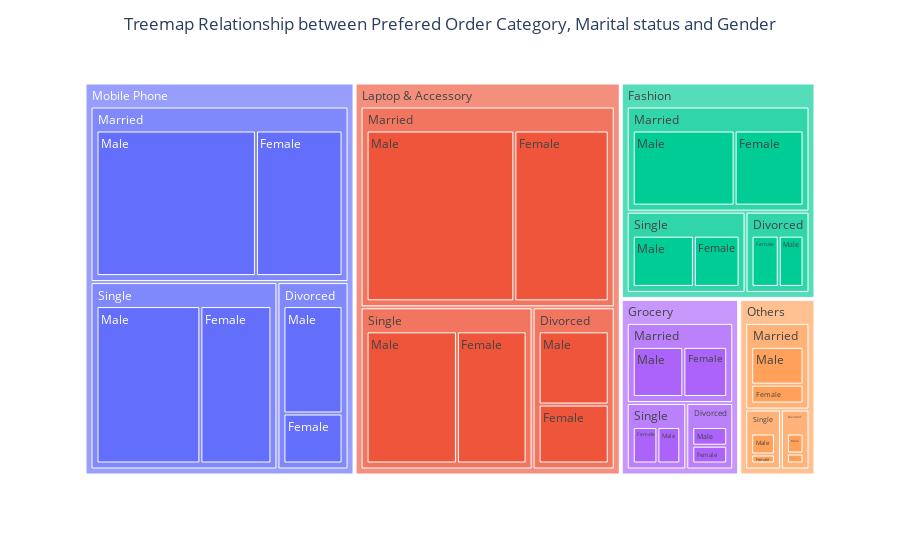

The code cell stored with this chart in its notebook:
### Markdown cell above
The heatmap above provides a detailed view of the preferred order count for each category. The prominently highlighted blue columns in the heatmap's center indicate that "Laptop and Accessory" and "Mobile Phone" are the most favored orders among married individuals. Conversely, divorced individuals place the fewest orders in the "Other" category, and single people also show lower engagement with the "Others" category.

### Code cell
import plotly.express as px
fig = px.treemap(customer_behaviour_df, path=['PreferedOrderCat', 'MaritalStatus', 'Gender'])
fig.update_layout(title='Treemap Relationship between Prefered Order Category, Marital status and Gender', title_x=0.5)
fig.show()

### Figure 1 — Plotly figure (JSON) as saved in the notebook; plotly's stock layout.template omitted (floating-point values rounded to 4 significant figures)
{"data": [{"branchvalues": "total", "domain": {"x": [0, 1], "y": [0, 1]}, "hovertemplate": "labels=%{label}<br>count=%{value}<br>parent=%{parent}<br>id=%{id}<extra></extra>", "ids": ["Fashion/Divorced/Female", "Grocery/Divorced/Female", "Laptop & Accessory/Divorced/Female", "Mobile Phone/Divorced/Female", "Others/Divorced/Female", "Fashion/Married/Female", "Grocery/Married/Female", "Laptop & Accessory/Married/Female", "Mobile Phone/Married/Female", "Others/Married/Female", "Fashion/Single/Female", "Grocery/Single/Female", "Laptop & Accessory/Single/Female", "Mobile Phone/Single/Female", "Others/Single/Female", "Fashion/Divorced/Male", "Grocery/Divorced/Male", "Laptop & Accessory/Divorced/Male", "Mobile Phone/Divorced/Male", "Others/Divorced/Male", "Fashion/Married/Male", "Grocery/Married/Male", "Laptop & Accessory/Married/Male", "Mobile Phone/Married/Male", "Others/Married/Male", "Fashion/Single/Male", "Grocery/Single/Male", "Laptop & Accessory/Single/Male", "Mobile Phone/Single/Male", "Others/Single/Male", "Fashion/Divorced", "Grocery/Divorced", "Laptop & Accessory/Divorced", "Mobile Phone/Divorced", "Others/Divorced", "Fashion/Married", "Grocery/Married", "Laptop & Accessory/Married", "Mobile Phone/Married", "Others/Married", "Fashion/Single", "Grocery/Single", "Laptop & Accessory/Single", "Mobile Phone/Single", "Others/Single", "Fashion", "Grocery", "Laptop & Accessory", "Mobile Phone", "Others"], "labels": ["Female", "Female", "Female", "Female", "Female", "Female", "Female", "Female", "Female", "Female", "Female", "Female", "Female", "Female", "Female", "Male", "Male", "Male", "Male", "Male", "Male", "Male", "Male", "Male", "Male", "Male", "Male", "Male", "Male", "Male", "Divorced", "Divorced", "Divorced", "Divorced", "Divorced", "Married", "Married", "Married", "Married", "Married", "Single", "Single", "Single", "Single", "Single", "Fashion", "Grocery", "Laptop & Accessory", "Mobile Phone", "Others"], "name": "", "parents": ["Fashion/Divorced", "Grocery/Divorced", "Laptop & Accessory/Divorced", "Mobile Phone/Divorced", "Others/Divorced", "Fashion/Married", "Grocery/Married", "Laptop & Accessory/Married", "Mobile Phone/Married", "Others/Married", "Fashion/Single", "Grocery/Single", "Laptop & Accessory/Single", "Mobile Phone/Single", "Others/Single", "Fashion/Divorced", "Grocery/Divorced", "Laptop & Accessory/Divorced", "Mobile Phone/Divorced", "Others/Divorced", "Fashion/Married", "Grocery/Married", "Laptop & Accessory/Married", "Mobile Phone/Married", "Others/Married", "Fashion/Single", "Grocery/Single", "Laptop & Accessory/Single", "Mobile Phone/Single", "Others/Single", "Fashion", "Grocery", "Laptop & Accessory", "Mobile Phone", "Others", "Fashion", "Grocery", "Laptop & Accessory", "Mobile Phone", "Others", "Fashion", "Grocery", "Laptop & Accessory", "Mobile Phone", "Others", "", "", "", "", ""], "type": "treemap", "values": [66, 40, 132, 94, 16, 188, 104, 442, 354, 52, 100, 54, 270, 316, 18, 60, 42, 164, 202, 32, 278, 120, 692, 652, 104, 134, 50, 350, 462, 42, 126, 82, 296, 296, 48, 466, 224, 1134, 1006, 156, 234, 104, 620, 778, 60, 826, 410, 2050, 2080, 264]}], "layout": {"legend": {"tracegroupgap": 0}, "margin": {"t": 60}, "title": {"text": "Treemap Relationship between Prefered Order Category, Marital status and Gender", "x": 0.5}}}
